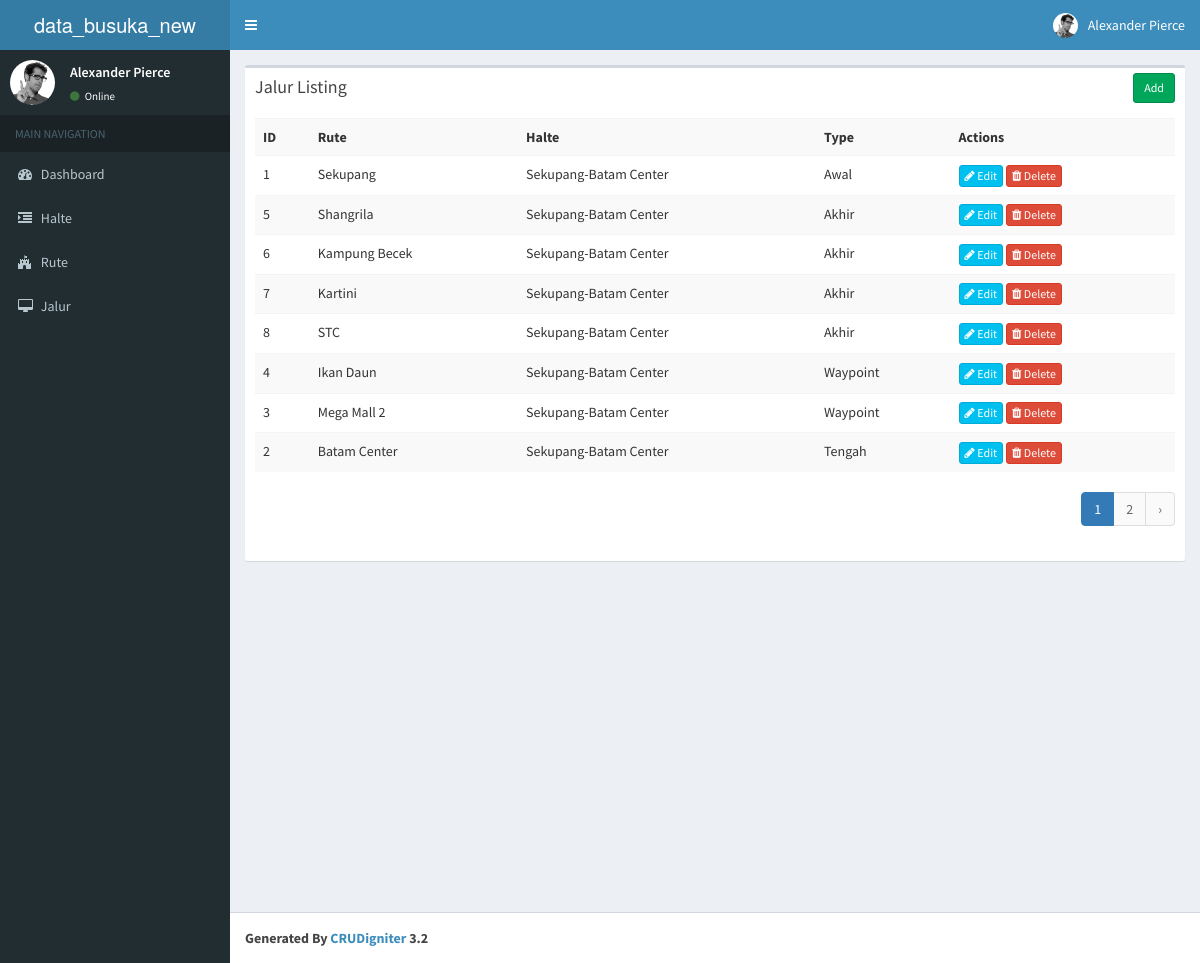
/index.php/jalur, run on an earlier commit of the app's database.
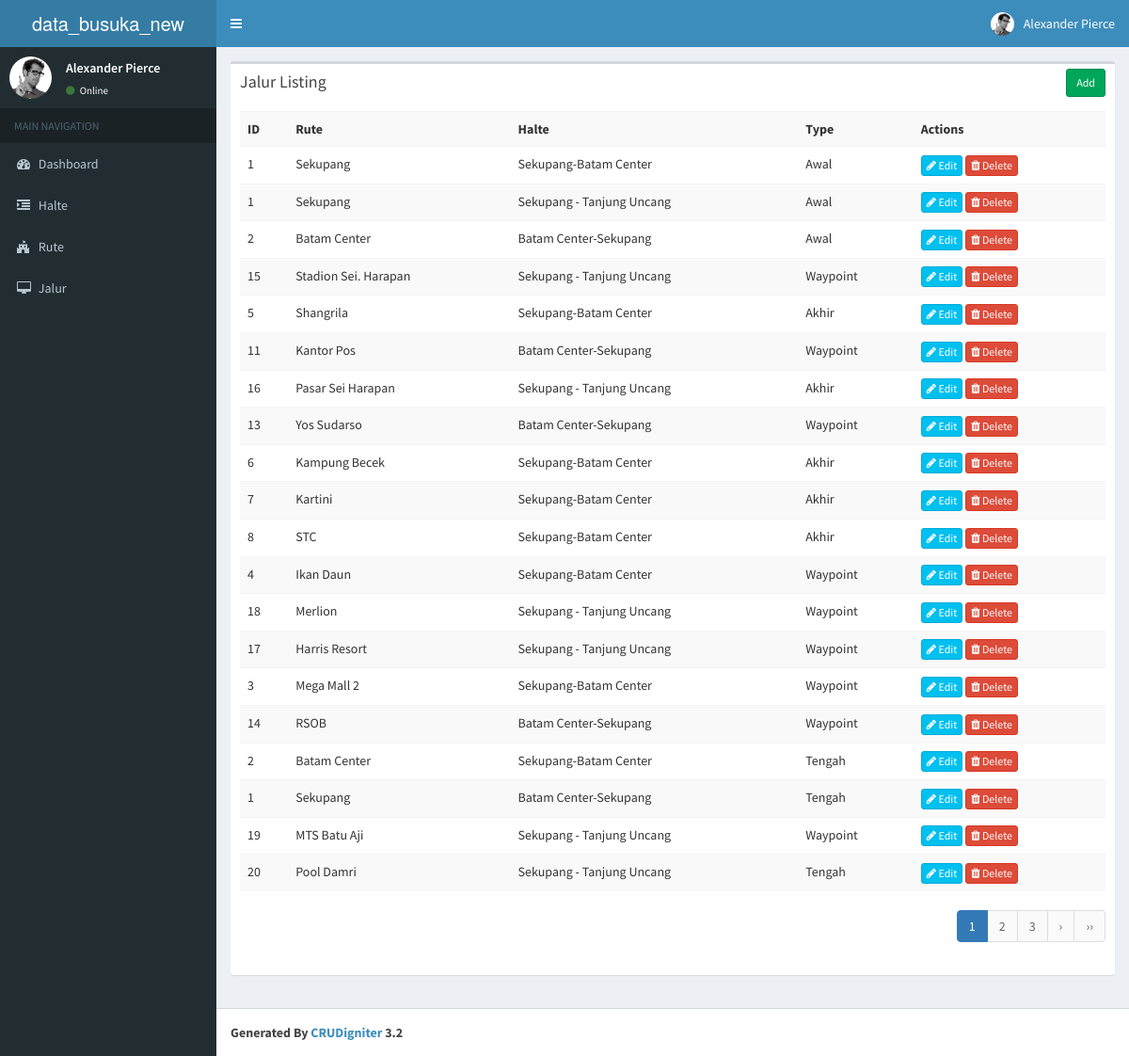
And on a later commit of the database.
### tables this page shows
CREATE TABLE `dtx_jalur` (
  `id` int(11) NOT NULL,
  `id_halte` int(11) NOT NULL,
  `id_rute` int(11) NOT NULL,
  `urutan` int(11) NOT NULL,
  `type` int(11) NOT NULL COMMENT '1=Start,2=End,3=Mid,4=Transit'
);

CREATE TABLE `dta_halte` (
  `id` int(11) NOT NULL,
  `nama` varchar(50) NOT NULL,
  `longtitude` varchar(50) NOT NULL,
  `langtitude` varchar(50) NOT NULL,
  `icon` varchar(50) NOT NULL,
  `gambar` text NOT NULL
);

CREATE TABLE `dta_rute` (
  `id` int(11) NOT NULL,
  `nama_rute` varchar(50) NOT NULL,
  `warna` varchar(7) NOT NULL
);

### application/controllers/Jalur.php (called while the page is built, shortened)
<?php
class Jalur extends CI_Controller{
    function __construct()
    {
        parent::__construct();
        $this->load->model('Jalur_model');
    }
    function index()
    {
        $params['limit'] = RECORDS_PER_PAGE;
        $params['offset'] = ($this->input->get('per_page')) ? $this->input->get('per_page') : 0;
        $data['jalur'] = $this->Jalur_model->get_all_jalur($params);
        $data['_view'] = 'jalur/index';
        $this->load->view('layouts/main',$data);
    }
}

### index.php (called while the page is built, shortened)
<?php
require_once BASEPATH.'core/CodeIgniter.php';

### application/models/Jalur_model.php (called while the page is built, shortened)
<?php
class Jalur_model extends CI_Model
{
    function get_all_jalur_count()
    {
        $this->db->from('dtx_jalur');
        return $this->db->count_all_results();
    }
    function get_all_jalur($params = array())
    {
        if(isset($params) && !empty($params))
        {
            $this->db->limit($params['limit'], $params['offset']);
        }
        $sql="SELECT * FROM dtx_jalur inner join dta_rute on dtx_jalur.id_rute=dta_rute.id left join dta_halte on dtx_jalur.id_halte=dta_halte.id ORDER BY dtx_jalur.urutan ASC";
        $query=$this->db->query($sql);
        return $query->result_array();
    }
}

### application/views/jalur/index.php (the view)
<div class="row">
    <div class="col-md-12">
        <div class="box">
            <div class="box-header">
                <h3 class="box-title">Jalur Listing</h3>
            	<div class="box-tools">
                    <a href="<?php echo site_url('jalur/add'); ?>" class="btn btn-success btn-sm">Add</a>
                </div>
            </div>
            <div class="box-body">
                <table class="table table-striped">
                    <tr>
						<th>ID</th>
                        <th>Rute</th>
						<th>Halte</th>
						<th>Type</th>
						<th>Actions</th>
                    </tr>
                    <?php foreach($jalur as $d){ ?>
                    <tr>
						<td><?php echo $d['id']; ?></td>
						<td><?php echo $d['nama']; ?></td>
						<td><?php echo $d['nama_rute']; ?></td>
						<td><?php $type=$d['type']; if($type==1){echo "Awal";}else if($type==2){ echo "Tengah";}else if($type==3){echo "Akhir";}else if($type==4){echo "Transit";}else{echo "Waypoint";} ?></td>
						<td>
                            <a href="<?php echo site_url('jalur/edit/'.$d['id']); ?>" class="btn btn-info btn-xs"><span class="fa fa-pencil"></span> Edit</a>
                            <a href="<?php echo site_url('jalur/remove/'.$d['id']); ?>" class="btn btn-danger btn-xs"><span class="fa fa-trash"></span> Delete</a>
                        </td>
                    </tr>
                    <?php } ?>
                </table>
                <div class="pull-right">
                    <?php echo $this->pagination->create_links(); ?>
                </div>
            </div>
        </div>
    </div>
</div>

### application/config/pagination.php
<?php
$config['pagination']['page_query_string'] = TRUE;
$config['pagination']['uri_segment'] = 3;
$config['pagination']['per_page'] = RECORDS_PER_PAGE;
$config['pagination']['prev_link'] = '‹';
$config['pagination']['next_link'] = '›';
$config['pagination']['full_tag_open'] = '<ul class="pagination">';
$config['pagination']['next_tag_open'] = '<li>';
$config['pagination']['next_tag_close'] = '</li>';
$config['pagination']['prev_tag_open'] = '<li>';
$config['pagination']['prev_tag_close'] = '</li>';
$config['pagination']['num_tag_open'] = '<li>';
$config['pagination']['num_tag_close'] = '</li>';
$config['pagination']['cur_tag_open'] = '<li class="active"><a href="">';
$config['pagination']['cur_tag_close'] = '</a></li>';
$config['pagination']['full_tag_close'] = '</ul>';
$config['pagination']['first_link'] = '‹‹';
$config['pagination']['first_tag_open'] = '<li>';
$config['pagination']['first_tag_close'] = '</li>';
$config['pagination']['last_link'] = '››';
$config['pagination']['last_tag_open'] = '<li>';
$config['pagination']['last_tag_close'] = '</li>';
?>

### application/views/layouts/main.php (shortened to what this page needs)
<!DOCTYPE html>
<html>
    <head>
        <link rel="stylesheet" href="<?php echo site_url('resources/css/bootstrap.min.css');?>">
        <link rel="stylesheet" href="<?php echo site_url('resources/css/font-awesome.min.css');?>">
        <link rel="stylesheet" href="https://cdnjs.cloudflare.com/ajax/libs/ionicons/2.0.1/css/ionicons.min.css">
        <link rel="stylesheet" href="<?php echo site_url('resources/css/bootstrap-datetimepicker.min.css');?>">
        <link rel="stylesheet" href="<?php echo site_url('resources/css/AdminLTE.min.css');?>">
        <link rel="stylesheet" href="<?php echo site_url('resources/css/_all-skins.min.css');?>">
    </head>
    <body class="hold-transition skin-blue sidebar-mini">
        <div class="wrapper">
            <header class="main-header">
                <a href="" class="logo">
                    <span class="logo-lg">data_busuka_new </span>
                </a>
                <nav class="navbar navbar-static-top">
                    <a href="#" class="sidebar-toggle" data-toggle="offcanvas" role="button">
                    </a>
                    <div class="navbar-custom-menu">
                        <ul class="nav navbar-nav">
                            <li class="dropdown user user-menu">
                                <a href="#" class="dropdown-toggle" data-toggle="dropdown">
                                    <img src="<?php echo site_url('resources/img/user2-160x160.jpg');?>" class="user-image" alt="User Image">
                                    <span class="hidden-xs">Alexander Pierce</span>
                                </a>
                            </li>
                        </ul>
                    </div>
                </nav>
            </header>
            <aside class="main-sidebar">
                <section class="sidebar">
                    <div class="user-panel">
                        <div class="pull-left image">
                            <img src="<?php echo site_url('resources/img/user2-160x160.jpg');?>" class="img-circle" alt="User Image">
                        </div>
                        <div class="pull-left info">
                            <p>Alexander Pierce</p>
                            <a href="#"><i class="fa fa-circle text-success"></i> Online</a>
                        </div>
                    </div>
                    <ul class="sidebar-menu">
                        <li class="header">MAIN NAVIGATION</li>
                        <li>
                            <a href="<?php echo site_url();?>">
                                <i class="fa fa-dashboard"></i> <span>Dashboard</span>
                            </a>
                        </li>
						<li>
                            <a href="#">
                                <i class="fa fa-indent"></i> <span>Halte</span>
                            </a>
                        </li>
						<li>
                            <a href="#">
                                <i class="fa fa-fort-awesome"></i> <span>Rute</span>
                            </a>
                        </li>
						<li>
                            <a href="#">
                                <i class="fa fa-desktop"></i> <span>Jalur</span>
                            </a>
                        </li>
                    </ul>
                </section>
            </aside>
            <div class="content-wrapper">
                <section class="content">
                    <?php
                    if(isset($_view) && $_view)
                        $this->load->view($_view);
                    ?>
                </section>
            </div>
            <footer class="main-footer">
                <strong>Generated By <a href="http://www.crudigniter.com/">CRUDigniter</a> 3.2</strong>
            </footer>
        </div>
    </body>
</html>

What changed in the data, as far as the page shows it:
added dtx_jalur: dta_halte.id "1", dta_halte.nama "Sekupang", dta_rute.nama_rute "Sekupang - Tanjung Uncang", type "Awal"
added dtx_jalur: dta_halte.id "2", dta_halte.nama "Batam Center", dta_rute.nama_rute "Batam Center-Sekupang", type "Awal"
added dtx_jalur: dta_halte.id "15", dta_halte.nama "Stadion Sei. Harapan", dta_rute.nama_rute "Sekupang - Tanjung Uncang", type "Waypoint"
added dtx_jalur: dta_halte.id "11", dta_halte.nama "Kantor Pos", dta_rute.nama_rute "Batam Center-Sekupang", type "Waypoint"
added dtx_jalur: dta_halte.id "16", dta_halte.nama "Pasar Sei Harapan", dta_rute.nama_rute "Sekupang - Tanjung Uncang", type "Akhir"
added dtx_jalur: dta_halte.id "13", dta_halte.nama "Yos Sudarso", dta_rute.nama_rute "Batam Center-Sekupang", type "Waypoint"
added dtx_jalur: dta_halte.id "18", dta_halte.nama "Merlion", dta_rute.nama_rute "Sekupang - Tanjung Uncang", type "Waypoint"
added dtx_jalur: dta_halte.id "17", dta_halte.nama "Harris Resort", dta_rute.nama_rute "Sekupang - Tanjung Uncang", type "Waypoint"
added dtx_jalur: dta_halte.id "14", dta_halte.nama "RSOB", dta_rute.nama_rute "Batam Center-Sekupang", type "Waypoint"
added dtx_jalur: dta_halte.id "1", dta_halte.nama "Sekupang", dta_rute.nama_rute "Batam Center-Sekupang", type "Tengah"
added dtx_jalur: dta_halte.id "19", dta_halte.nama "MTS Batu Aji", dta_rute.nama_rute "Sekupang - Tanjung Uncang", type "Waypoint"
added dtx_jalur: dta_halte.id "20", dta_halte.nama "Pool Damri", dta_rute.nama_rute "Sekupang - Tanjung Uncang", type "Tengah"
Also different on the page:
$this->pagination->create_links(): "1 2 ›" → "1 2 3 › ››"
